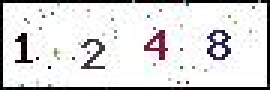
#> input picture photos/vericode_1.jpg, 90 x 30 px (shown 3 times larger)
$ python cv2_erode.py
#> lines starting #> are read from the running program, lines starting #| are printed output that depends on the picture
# 腐蚀

import cv2
import numpy as np

img_rd = cv2.imread("../../photos/vericode_1.jpg", 0)
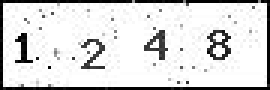
#> img_rd: shape (30, 90) (shown 3 times larger); min 0, max 255, mean 218.1

kernel = np.ones((5, 5), np.uint8)
erosion = cv2.erode(img_rd, kernel, iterations = 1)
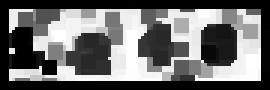
#> erosion: shape (30, 90) (shown 3 times larger); min 0, max 255, mean 110.3

cv2.imshow("win", erosion)
cv2.imwrite("img_erode.jpg", erosion)
cv2.waitKey(0)
